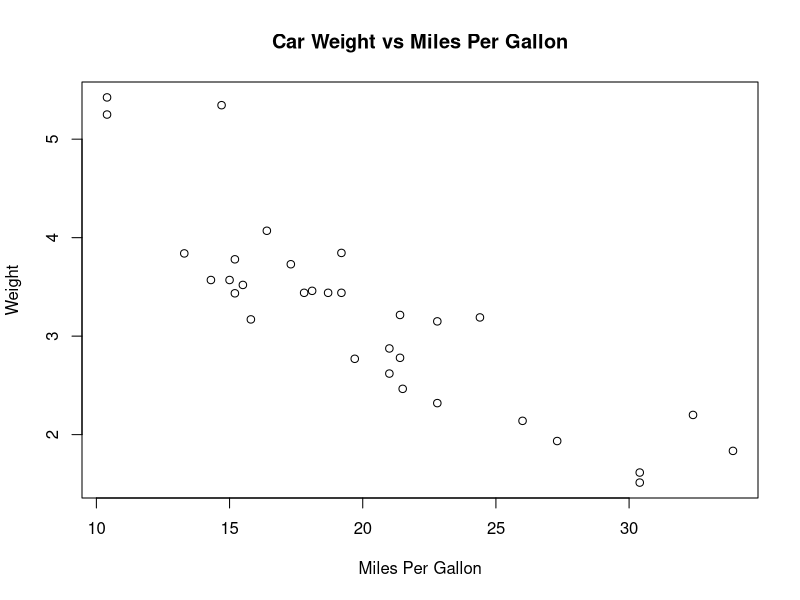

This chart was generated by the following R code:
## ---- chunk 1
carsfile <- mtcars
summary(carsfile)
## ---- chunk 2
carsplot <- plot(carsfile$mpg, carsfile$wt,
                 main = "Car Weight vs Miles Per Gallon",
                 xlab = "Miles Per Gallon",
                 ylab = "Weight"
                 )
carsplot
## ---- chunk 3
carstable <- table(mtcars$am)
carstable
## ---- chunk 4
autocars <- subset(carsfile, am == 0)
autocars
## ---- chunk 5
manualcars <- subset(carsfile, am == 1)
manualcars
